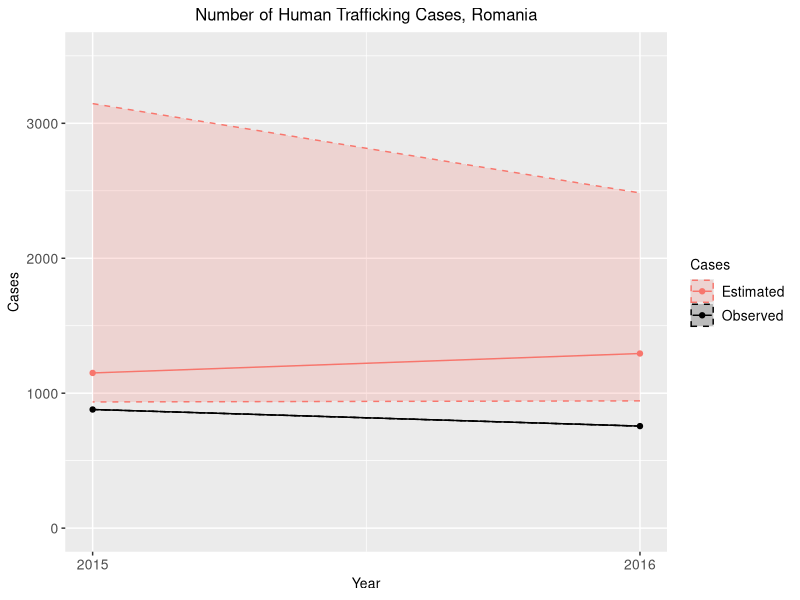
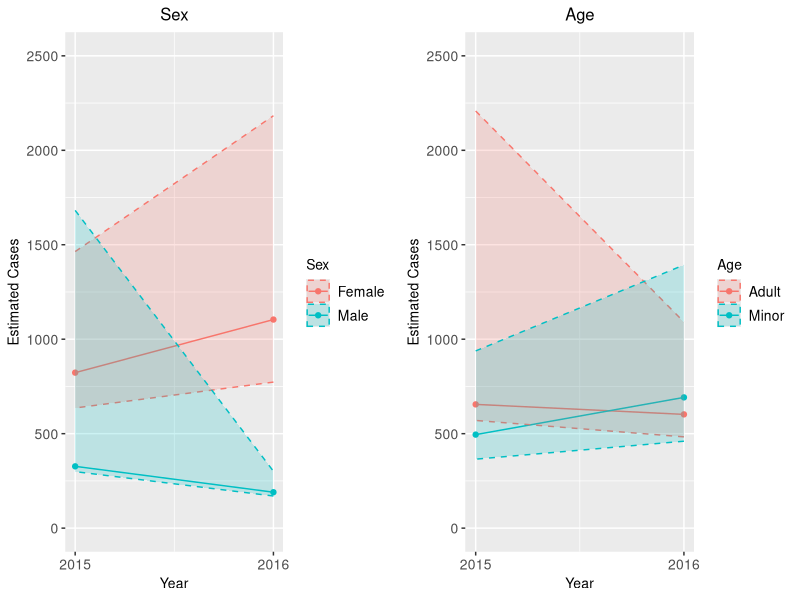
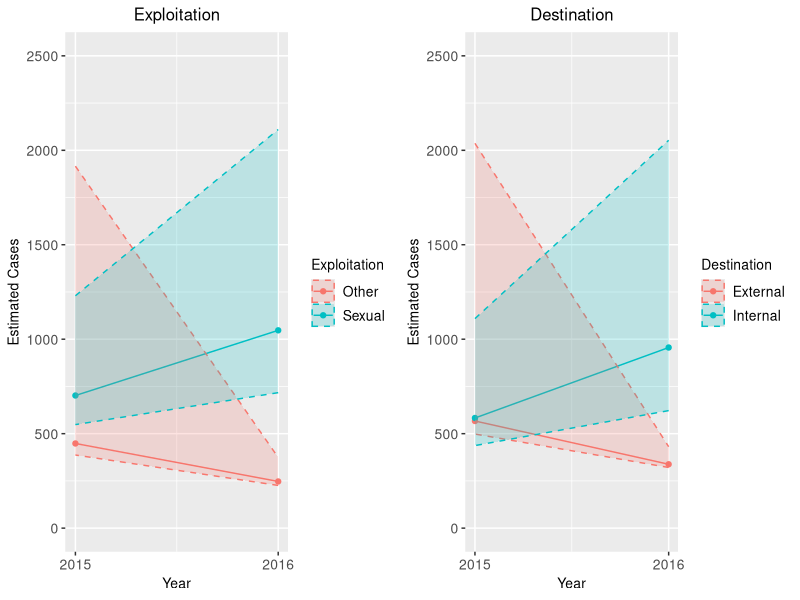
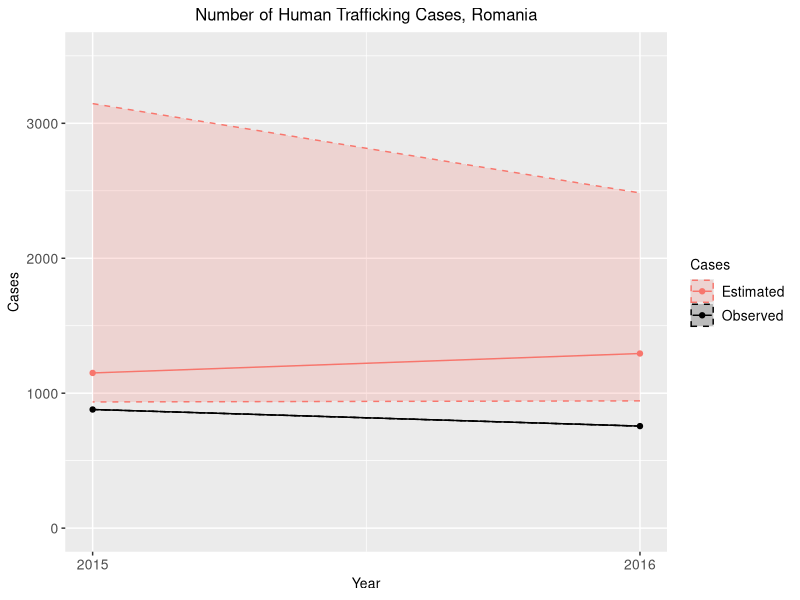

R code for these plots, in order:
setwd("~/desktop")
library(ggplot2)
library(gridExtra)
df <- data.frame(cases=c(1150, 1294, 879, 756), lower = c(935, 943, 879,756), upper=c(3146,2484,879,756),year=c(2015,2016, 2015, 2016),Cases=c("Estimated","Estimated", "Observed", "Observed"))
df.S <- data.frame(cases=c(823,327,1104,190), lower = c(636, 299,773,170), upper=c(1464,1682,2183,301),year=c(2015,2015,2016,2016),Sex=c("Female","Male","Female","Male"))
df.A <- data.frame(cases=c(495,655,692,602), lower = c(365,570,460,483), upper=c(938,2208,1393,1091),year=c(2015,2015,2016,2016),Age=c("Minor","Adult","Minor","Adult"))
df.E <- data.frame(cases=c(702,448,1047,247), lower = c(548,387,717,226), upper=c(1230,1916,2110,374),year=c(2015,2015,2016,2016),Exploitation=c("Sexual","Other","Sexual","Other"))
df.D <- data.frame(cases=c(567,583,338,956), lower = c(498,437,321,622), upper=c(2037,1109,431,2053),year=c(2015,2015,2016,2016),Destination=c("External","Internal","External","Internal"))

# png("TOTAL.png", width=540, height=380, res=500)
ggplot(data=df, aes(x=year, y=cases, color=Cases)) + geom_point() + geom_line() + ylim(0, 3500) + ggtitle("Number of Human Trafficking Cases, Romania") + 
  scale_x_continuous(breaks = seq(2015, 2016, by = 1)) + scale_color_manual(values=c("#F8766D", "#000000")) +
  geom_ribbon(aes(ymin=lower, ymax=upper, fill = Cases),  linetype=2, alpha = 0.2) + scale_fill_manual(values=c("#F8766D", "#000000")) + 
  theme(plot.title = element_text(size=12, hjust = 0.5), axis.text=element_text(size=10), axis.title=element_text(size=10), legend.text=element_text(size=10), legend.title=element_text(size=10)) + 
  xlab("Year") + ylab("Cases")
ggsave(filename = "TOTAL.png", units = "mm", path = "~/desktop", width = 110, height = 75, device='png', dpi=500)

SEX <- ggplot(data=df.S, aes(x=year, y=cases, colour=Sex)) + geom_point() + geom_line() + ggtitle("Sex") + ylim(0, 2500) +
    scale_x_continuous(breaks = seq(2015, 2016, by = 1)) + 
    geom_ribbon(aes(ymin=lower, ymax=upper, fill = Sex),linetype=2, alpha = 0.2) + 
  theme(plot.title = element_text(size=12, hjust = 0.5), axis.text=element_text(size=10), axis.title=element_text(size=10), legend.text=element_text(size=10), legend.title=element_text(size=10)) + 
  xlab("Year") + ylab("Estimated Cases")

AGE <- ggplot(data=df.A, aes(x=year, y=cases, colour=Age)) + geom_point() + geom_line() + ggtitle("Age") + ylim(0, 2500) +
  scale_x_continuous(breaks = seq(2015, 2016, by = 1)) + 
  geom_ribbon(aes(ymin=lower, ymax=upper, fill = Age), linetype=2, alpha = 0.2) + 
  theme(plot.title = element_text(size=12, hjust = 0.5), axis.text=element_text(size=10), axis.title=element_text(size=10), legend.text=element_text(size=10), legend.title=element_text(size=10)) + 
  xlab("Year") + ylab("Estimated Cases")

EXP <- ggplot(data=df.E, aes(x=year, y=cases, colour=Exploitation)) + geom_point() + geom_line() + ggtitle("Exploitation") + ylim(0, 2500) +
  scale_x_continuous(breaks = seq(2015, 2016, by = 1)) + 
  geom_ribbon(aes(ymin=lower, ymax=upper, fill = Exploitation), linetype=2, alpha = 0.2) + 
  theme(plot.title = element_text(size=12, hjust = 0.5), axis.text=element_text(size=10), axis.title=element_text(size=10), legend.text=element_text(size=10), legend.title=element_text(size=10)) + 
  xlab("Year") + ylab("Estimated Cases")

DES <- ggplot(data=df.D, aes(x=year, y=cases, colour=Destination)) + geom_point() + geom_line() + ggtitle("Destination") + ylim(0, 2500) +
  scale_x_continuous(breaks = seq(2015, 2016, by = 1)) + 
  geom_ribbon(aes(ymin=lower, ymax=upper, fill = Destination), linetype=2, alpha = 0.2) + 
  theme(plot.title = element_text(size=12, hjust = 0.5), axis.text=element_text(size=10), axis.title=element_text(size=10), legend.text=element_text(size=10), legend.title=element_text(size=10)) + 
  xlab("Year") + ylab("Estimated Cases")

p <- grid.arrange(SEX, AGE, ncol=2)
ggsave(filename = "SEXAGE.png", plot = p, units = "mm", path = "~/desktop", width = 220, height = 75, device='png', dpi=500)
q <- grid.arrange(EXP, DES, ncol=2)
ggsave(filename = "EXPDES.png", plot = q, units = "mm", path = "~/desktop", width = 220, height = 75, device='png', dpi=500)

